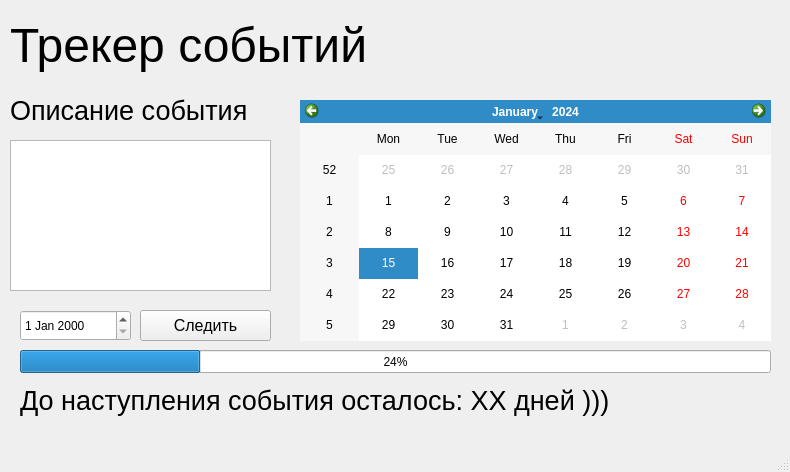
<?xml version="1.0" encoding="UTF-8"?>
<ui version="4.0">
 <class>MainWindow</class>
 <widget class="QMainWindow" name="MainWindow">
  <property name="geometry">
   <rect>
    <x>0</x>
    <y>0</y>
    <width>790</width>
    <height>472</height>
   </rect>
  </property>
  <property name="windowTitle">
   <string>Тест приложения на Pyton с модулем Qt5</string>
  </property>
  <widget class="QWidget" name="centralwidget">
   <widget class="QLabel" name="label">
    <property name="geometry">
     <rect>
      <x>10</x>
      <y>0</y>
      <width>751</width>
      <height>91</height>
     </rect>
    </property>
    <property name="font">
     <font>
      <pointsize>36</pointsize>
     </font>
    </property>
    <property name="text">
     <string>Трекер событий</string>
    </property>
   </widget>
   <widget class="QCalendarWidget" name="calendarWidget">
    <property name="geometry">
     <rect>
      <x>300</x>
      <y>100</y>
      <width>471</width>
      <height>241</height>
     </rect>
    </property>
   </widget>
   <widget class="QProgressBar" name="progressBar">
    <property name="geometry">
     <rect>
      <x>20</x>
      <y>350</y>
      <width>751</width>
      <height>23</height>
     </rect>
    </property>
    <property name="value">
     <number>24</number>
    </property>
   </widget>
   <widget class="QTextEdit" name="textEdit">
    <property name="geometry">
     <rect>
      <x>10</x>
      <y>140</y>
      <width>261</width>
      <height>151</height>
     </rect>
    </property>
   </widget>
   <widget class="QLabel" name="label_2">
    <property name="geometry">
     <rect>
      <x>10</x>
      <y>80</y>
      <width>281</width>
      <height>61</height>
     </rect>
    </property>
    <property name="font">
     <font>
      <pointsize>20</pointsize>
     </font>
    </property>
    <property name="text">
     <string>Описание события</string>
    </property>
   </widget>
   <widget class="QPushButton" name="pushButton">
    <property name="geometry">
     <rect>
      <x>140</x>
      <y>310</y>
      <width>131</width>
      <height>31</height>
     </rect>
    </property>
    <property name="font">
     <font>
      <pointsize>12</pointsize>
     </font>
    </property>
    <property name="text">
     <string>Следить</string>
    </property>
   </widget>
   <widget class="QDateEdit" name="dateEdit">
    <property name="geometry">
     <rect>
      <x>20</x>
      <y>310</y>
      <width>111</width>
      <height>31</height>
     </rect>
    </property>
   </widget>
   <widget class="QLabel" name="label_3">
    <property name="geometry">
     <rect>
      <x>20</x>
      <y>380</y>
      <width>721</width>
      <height>41</height>
     </rect>
    </property>
    <property name="font">
     <font>
      <pointsize>20</pointsize>
     </font>
    </property>
    <property name="text">
     <string>До наступления события осталось: ХХ дней )))</string>
    </property>
   </widget>
  </widget>
  <widget class="QMenuBar" name="menubar">
   <property name="geometry">
    <rect>
     <x>0</x>
     <y>0</y>
     <width>790</width>
     <height>26</height>
    </rect>
   </property>
  </widget>
  <widget class="QStatusBar" name="statusbar"/>
 </widget>
 <resources/>
 <connections/>
</ui>
